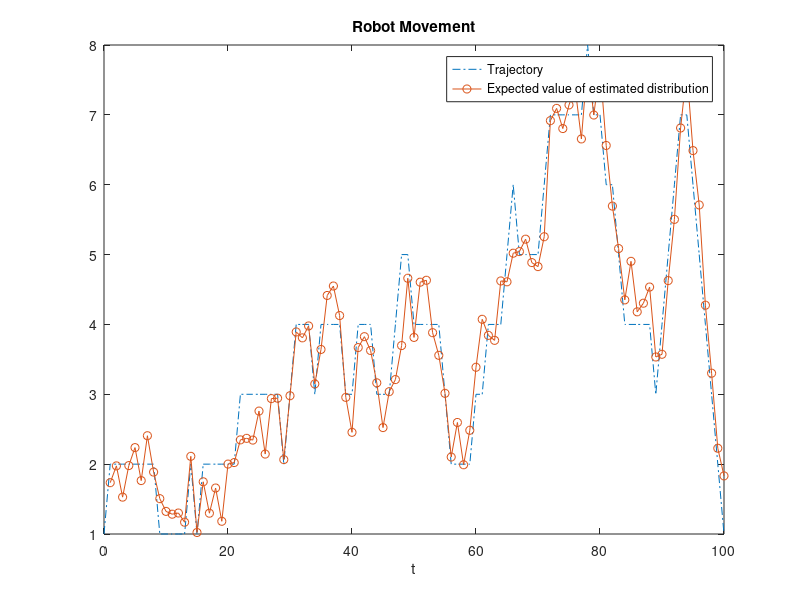

Recreate this plot in MATLAB.
clc;clear
x0 = 1;
sigma = 0.7;
pm = 0.4;
ps = 1 - 2*pm;

for T = 1:100

load('xt.mat');
load('yt.mat');
p = zeros(10,10,T-1);
pp = [pm ps pm];

pq = zeros(10,10);
pq(1,1:2) = [ps,2*pm];
pq(10,9:10) = [2*pm,ps];
for i=2:9
    pq(i,i-1:i+1) = pp;
end

for i=1:T-1
    if i<9
        p(1,1:2,i) = [ps 2*pm];
        for j = 2:i+1
            p(j,j-1:j+1,i) = pp;
        end
    else
        p(:,:,i) = pq;
    end
end

p_f = zeros(10,10,T-1);
for i=1:T-1
    noise = normpdf(yt(i),1:10,sigma);
    for j=1:10
        p_f(:,j,i) = p(:,j,i).*noise';
    end
end

p_1 = [ps 2*pm zeros(1,8)];
p_2 = normpdf(yt(T),1:10,sigma);

pf = p_1/sum(p_1);
i = 1;
while i<T
    pf = pf*p_f(:,:,i);
    pf = pf/sum(pf);
    i = i+1;
end

pb = p_2/sum(p_2);

pdf = pf.*pb;
pdf = pdf/sum(pdf);

I(T) = sum(pdf.*[1:10]);
x(T) = xt(end);
y(T) = yt(end);

end
figure
plot(0:T,xt,'-.',1:T,I,'-o');
xlabel('t')
legend('Trajectory','Expected value of estimated distribution')
title('Robot Movement')


